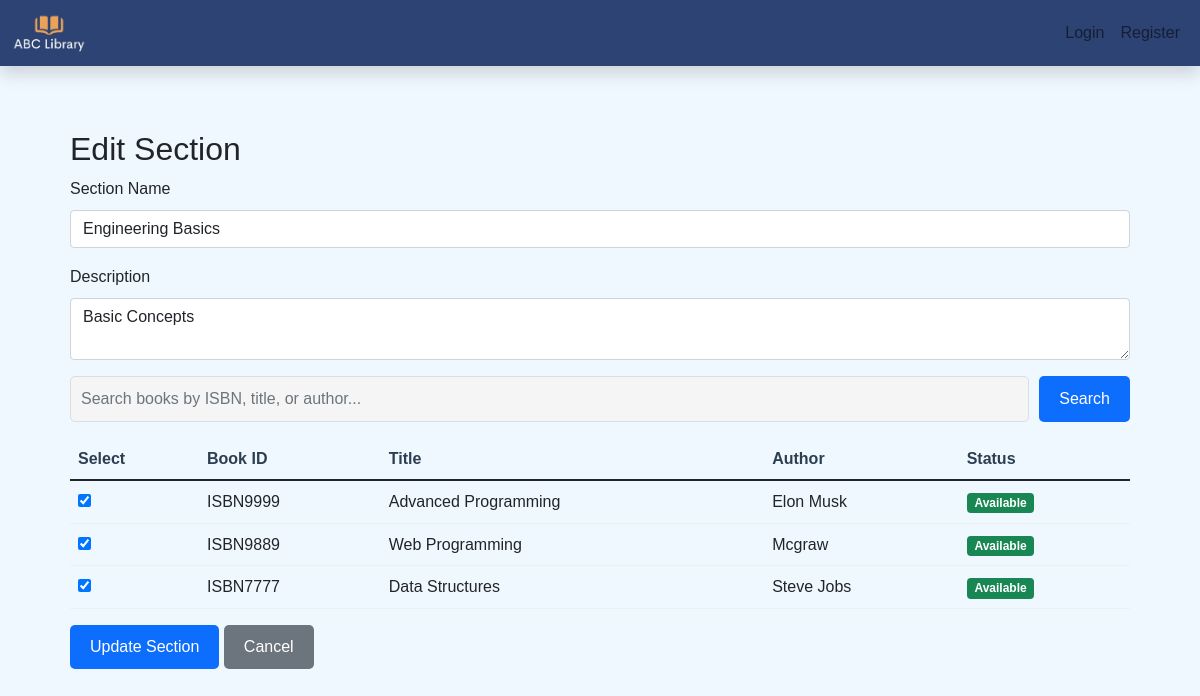
Screenshot of /edit_section/3 with the database file from the repository.
### app.py (models this page shows, shortened)
class Section(db.Model):
    id = db.Column(db.Integer, primary_key=True)
    name = db.Column(db.String(100), unique=True, nullable=False)
    description = db.Column(db.Text, nullable=True)

class Book(db.Model):
    isbn = db.Column(db.String(13), primary_key=True, unique=True, nullable=False)  # ISBN is now the primary key
    title = db.Column(db.String(200), nullable=False)
    author = db.Column(db.String(100), nullable=False)
    status = db.Column(db.Enum('Available', 'Loaned', 'Reserved', 'Removed', name='book_status'), nullable=False, default='Available')
    section_id = db.Column(db.Integer, db.ForeignKey('section.id'), nullable=True,default=0)  # Book linked to Section
    section = db.relationship('Section', backref=db.backref('books', lazy=True))

### app.py (the view, shortened to what this page needs)
@app.route('/edit_section/<int:section_id>', methods=['GET', 'POST'])
def edit_section(section_id):
    section = Section.query.get_or_404(section_id)
    books = Book.query.filter((Book.section_id == section.id) | (Book.section_id == 0)).all()
    return render_template('edit_section.html', section=section, books=books)

### templates/edit_section.html (shortened to what this page needs)
{% extends "base.html" %}
{% block content %}
<div class="container">
    <h2>Edit Section</h2>
    <form method="POST">
        <div class="mb-3">
            <label for="name" class="form-label">Section Name</label>
            <input type="text" class="form-control" id="name" name="name" value="{{ section.name }}" required>
        </div>
        <div class="mb-3">
            <label for="description" class="form-label">Description</label>
            <textarea class="form-control" id="description" name="description">{{ section.description }}</textarea>
        </div>
        <div class="search-bar mb-3">
            <input type="text" id="searchInput" placeholder="Search books by ISBN, title, or author..." class="form-control">
            <button type="button" class="btn btn-primary" onclick="searchBooks()">Search</button>
        </div>
        <table class="table">
            <thead>
                <tr>
                    <th>Select</th>
                    <th>Book ID</th>
                    <th>Title</th>
                    <th>Author</th>
                    <th>Status</th>
                </tr>
            </thead>
            <tbody id="booksTableBody">
                {% for book in books %}
                <tr>
                    <td><input type="checkbox" name="books" value="{{ book.isbn }}" {% if book.section_id == section.id %}checked{% endif %}></td>
                    <td>{{ book.isbn }}</td>
                    <td>{{ book.title }}</td>
                    <td>{{ book.author }}</td>
                    <td>
                        <span class="badge {% if book.status == 'Available' %}bg-success{% else %}bg-danger{% endif %}">
                            {{ book.status }}
                        </span>
                    </td>
                </tr>
                {% endfor %}
            </tbody>
        </table>
        <button type="submit" class="btn btn-primary">Update Section</button>
        <a href="{{ url_for('librarian_dashboard') }}" class="btn btn-secondary">Cancel</a>
    </form>
</div>
{% endblock %}

### templates/base.html (style rules this page uses)
:root { --navy-blue: #2D4373; --beige-gold: #E5B87F; --white: #FFFFFF; --light-azure: #f0f8ff; --light-cyan: #d1ecf1; --dark-cyan: #0c5460; --button-hover-bg: #CF9D64; --input-bg: #F5F5F5; --alert-bg: #f8d7da; --alert-text: #721c24; --light-gray: #ecf0f1; --primary-color: #2c3e50; --secondary-color: #3498db; --success-color: #27ae60; --warning-color: #f1c40f; --danger-color: #e74c3c; }
* { box-sizing: border-box; margin: 0; padding: 0; }
body { font-family: 'Arial', sans-serif; line-height: 1.6; background: var(--light-azure); display: flex; flex-direction: column; min-height: 100vh; }
.container { flex: 1; padding: 20px; }
.search-bar { display: flex; gap: 10px; margin-bottom: 20px; }
.search-bar input { flex: 1; padding: 10px; border: 1px solid #ddd; border-radius: 5px; background-color: var(--input-bg); }
.btn { padding: 10px 20px; border: none; border-radius: 5px; cursor: pointer; transition: background 0.3s; }
table { width: 100%; border-collapse: collapse; }
th, td { padding: 12px; text-align: left; border-bottom: 1px solid var(--light-gray); }
th { background: var(--light-gray); color: var(--primary-color); }

### rows the page displays
Section: name "Engineering Basics", description "Basic Concepts"
Book: section_id "☑", isbn "ISBN9999", title "Advanced Programming", author "Elon Musk", status "Available"
Book: section_id "☑", isbn "ISBN9889", title "Web Programming", author "Mcgraw", status "Available"
Book: section_id "☑", isbn "ISBN7777", title "Data Structures", author "Steve Jobs", status "Available"
